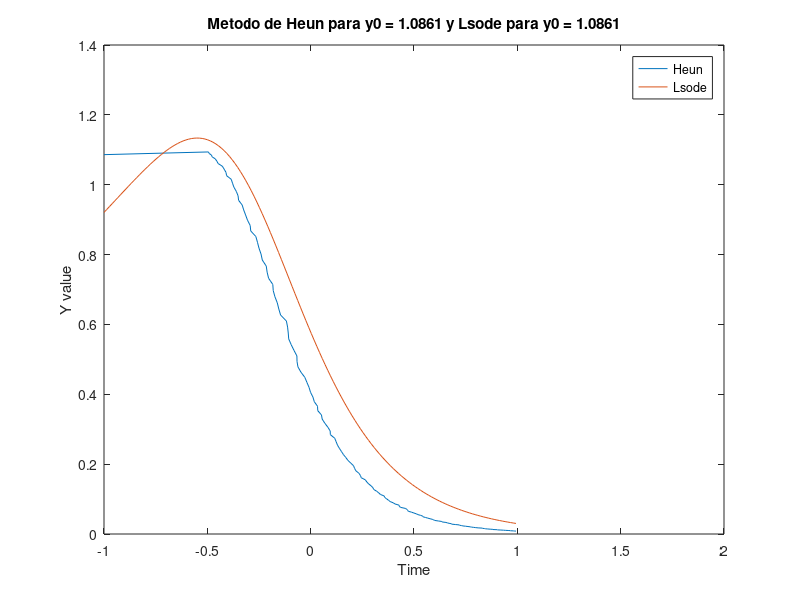

MATLAB code to generate this figure:
load tiempos.mat;
tmp = tiempos;
tmp(152) = -1;
tmp = sort(tmp);
f = @(t,y)(y^(2))*(1-3*t)-3*y; % Parte derecha de la EDO
t0 = tmp(1); %valor inicial del tiempo
y0 = 1.0861; %Valor incial de la variable
h = (tmp(152)-tmp(1))/152; %Tamaño de salto entre los valores de evaluacion en las iteraciones
tn = tmp(152); % hasta que punto queremos que el programa resuelva
n = 151; % calcula las iteraciones que hay que hacer para llegar a el punto a evaluar
y(1) = y0; % setea valores iniciales
for i=1:n
	p(i+1) = y(i) + h*f(tmp(i), y(i)); % metodo heun
	y(i+1) = y(i) + (h/2)*(f(tmp(i), y(i))+f(tmp(i+1),p(i+1))); % metodo heun
end


if y0 == 1.0832 || y0 == 1.0861
  function ydot = faux (y,t)
    ydot = -(1-3*t)-((-3*y^(-1))/(y^(-2))); %ecuacion diferencial con el cambio de variable u = y^(-1)
  endfunction
  yLsode =lsode("faux",y0,(t=linspace(tmp(1), tmp(152), 152))');
  yLsode = 1./yLsode;
else
  function ydot = faux (y,t)
    ydot = (y^(2))*(1-3*t)-3*y;
  endfunction
  yLsode =lsode("faux",y0,(t=linspace(tmp(1), tmp(152), 152))');
end
figure
plot(tmp,y,t,yLsode)
title(['Metodo de Heun para y0 = ' num2str(y0) ' y Lsode para y0 = ' num2str(y0)]) %numtostr para hacer titulo modular
legend('Heun','Lsode')
xlabel('Time')
ylabel('Y value')
xlim([-1 2])